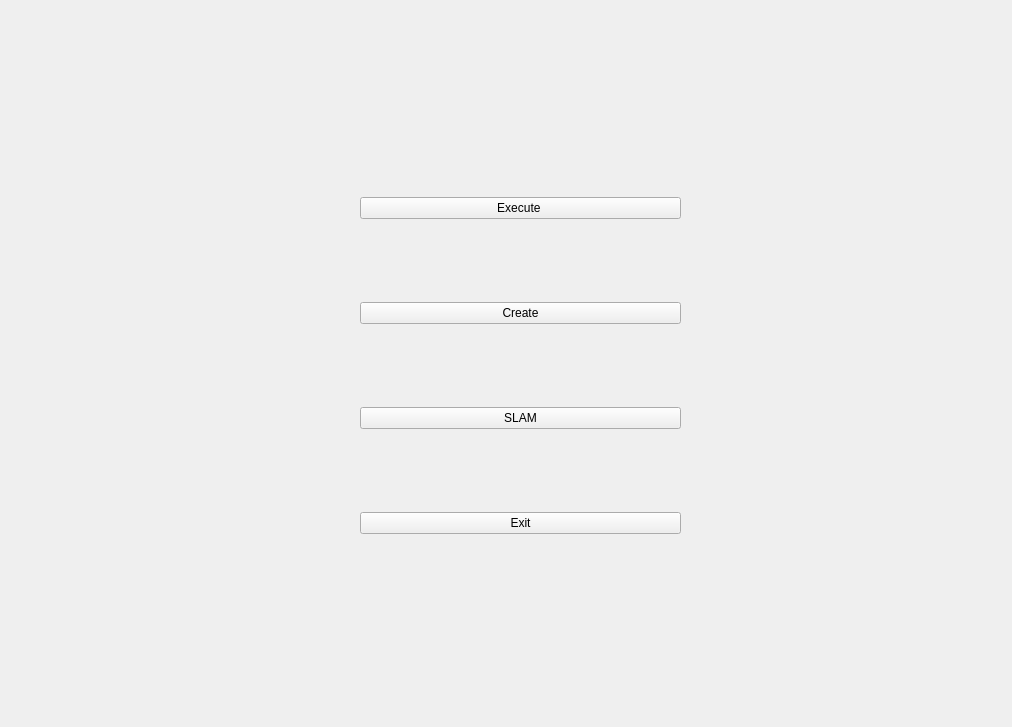
<?xml version="1.0" encoding="UTF-8"?>
<ui version="4.0">
 <class>Form</class>
 <widget class="QWidget" name="Form">
  <property name="geometry">
   <rect>
    <x>0</x>
    <y>0</y>
    <width>1012</width>
    <height>727</height>
   </rect>
  </property>
  <property name="windowTitle">
   <string>Form</string>
  </property>
  <widget class="QWidget" name="">
   <property name="geometry">
    <rect>
     <x>360</x>
     <y>120</y>
     <width>321</width>
     <height>491</height>
    </rect>
   </property>
   <layout class="QVBoxLayout" name="verticalLayout">
    <item>
     <widget class="QPushButton" name="pushButton">
      <property name="text">
       <string>Execute </string>
      </property>
     </widget>
    </item>
    <item>
     <widget class="QPushButton" name="pushButton_2">
      <property name="text">
       <string>Create</string>
      </property>
     </widget>
    </item>
    <item>
     <widget class="QPushButton" name="pushButton_3">
      <property name="text">
       <string>SLAM</string>
      </property>
     </widget>
    </item>
    <item>
     <widget class="QPushButton" name="pushButton_4">
      <property name="text">
       <string>Exit</string>
      </property>
      <property name="autoDefault">
       <bool>false</bool>
      </property>
      <property name="flat">
       <bool>false</bool>
      </property>
     </widget>
    </item>
   </layout>
  </widget>
 </widget>
 <resources/>
 <connections>
  <connection>
   <sender>pushButton</sender>
   <signal>clicked()</signal>
   <receiver>Form</receiver>
   <slot>execute()</slot>
   <hints>
    <hint type="sourcelabel">
     <x>519</x>
     <y>212</y>
    </hint>
    <hint type="destinationlabel">
     <x>552</x>
     <y>898</y>
    </hint>
   </hints>
  </connection>
  <connection>
   <sender>pushButton_2</sender>
   <signal>clicked()</signal>
   <receiver>Form</receiver>
   <slot>create()</slot>
   <hints>
    <hint type="sourcelabel">
     <x>527</x>
     <y>314</y>
    </hint>
    <hint type="destinationlabel">
     <x>539</x>
     <y>783</y>
    </hint>
   </hints>
  </connection>
  <connection>
   <sender>pushButton_3</sender>
   <signal>clicked()</signal>
   <receiver>Form</receiver>
   <slot>slam()</slot>
   <hints>
    <hint type="sourcelabel">
     <x>613</x>
     <y>410</y>
    </hint>
    <hint type="destinationlabel">
     <x>623</x>
     <y>743</y>
    </hint>
   </hints>
  </connection>
 </connections>
 <slots>
  <slot>execute()</slot>
  <slot>create()</slot>
  <slot>slam()</slot>
 </slots>
</ui>
